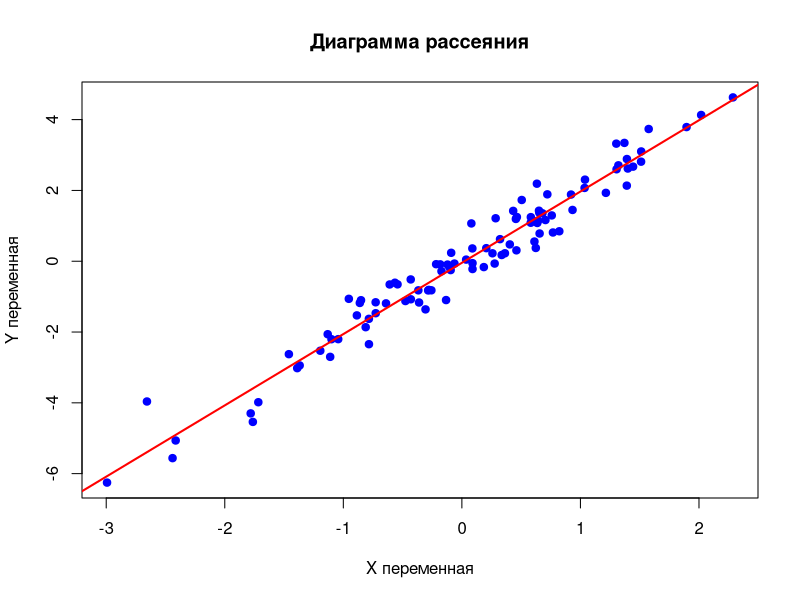
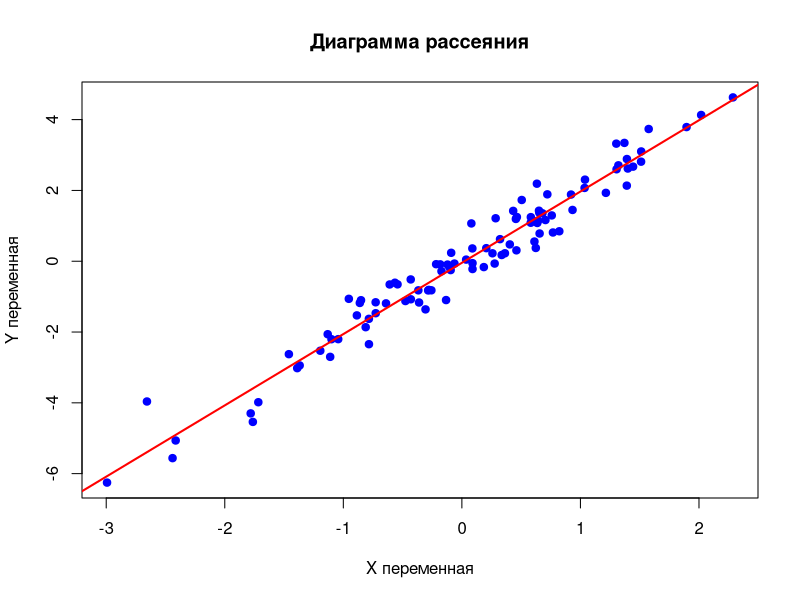

Write the R code that produced these figures, in order.
# R-скрипт для построения диаграммы рассеяния

# Создание случайных данных для примера
set.seed(42)  # Для воспроизводимости
x <- rnorm(100)
y <- 2 * x + rnorm(100, sd = 0.5)  # y зависит от x с некоторым шумом

# Создание диаграммы рассеяния
plot(x, y, 
     main = "Диаграмма рассеяния", 
     xlab = "X переменная", 
     ylab = "Y переменная",
     pch = 19,  # Сплошные точки
     col = "blue"  # Цвет точек
)

# Добавление линии тренда
abline(lm(y ~ x), col = "red", lwd = 2)

# Сохранение графика в файл (в формате PNG)
png(filename = "scatter_plot.png", width = 800, height = 600)
plot(x, y, 
     main = "Диаграмма рассеяния", 
     xlab = "X переменная", 
     ylab = "Y переменная",
     pch = 19, 
     col = "blue"
)
abline(lm(y ~ x), col = "red", lwd = 2)
dev.off()

cat("Диаграмма рассеяния создана и сохранена в файл scatter_plot.png\n")
